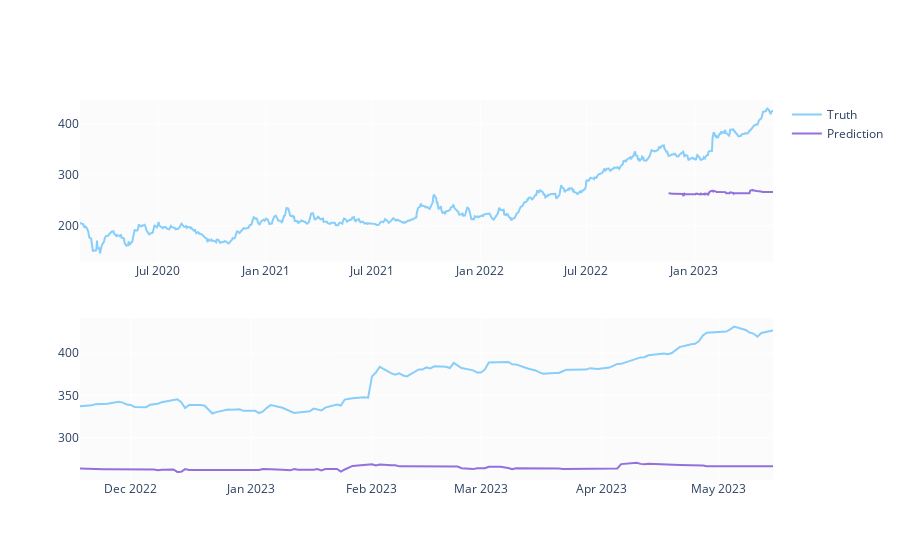

The cell this chart's notebook holds for it:
### Code cell
predicted_prices = df.loc[test_split_idx+1:].copy()
predicted_prices['Close'] = y_pred

fig = make_subplots(rows=2, cols=1)
fig.add_trace(go.Scatter(x=df.Date, y=df.Close,
                         name='Truth',
                         marker_color='LightSkyBlue'), row=1, col=1)

fig.add_trace(go.Scatter(x=predicted_prices.Date,
                         y=predicted_prices.Close,
                         name='Prediction',
                         marker_color='MediumPurple'), row=1, col=1)

fig.add_trace(go.Scatter(x=predicted_prices.Date,
                         y=y_test,
                         name='Truth',
                         marker_color='LightSkyBlue',
                         showlegend=False), row=2, col=1)

fig.add_trace(go.Scatter(x=predicted_prices.Date,
                         y=y_pred,
                         name='Prediction',
                         marker_color='MediumPurple',
                         showlegend=False), row=2, col=1)

fig.show()
